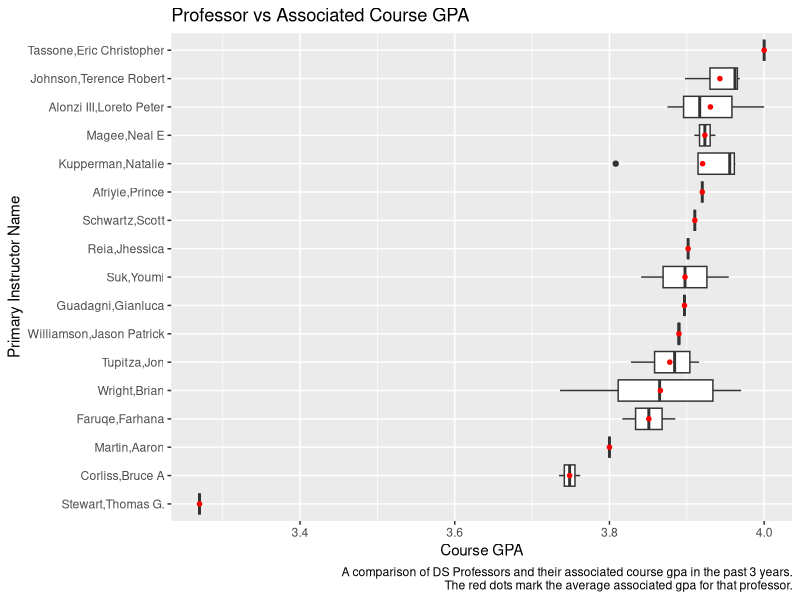
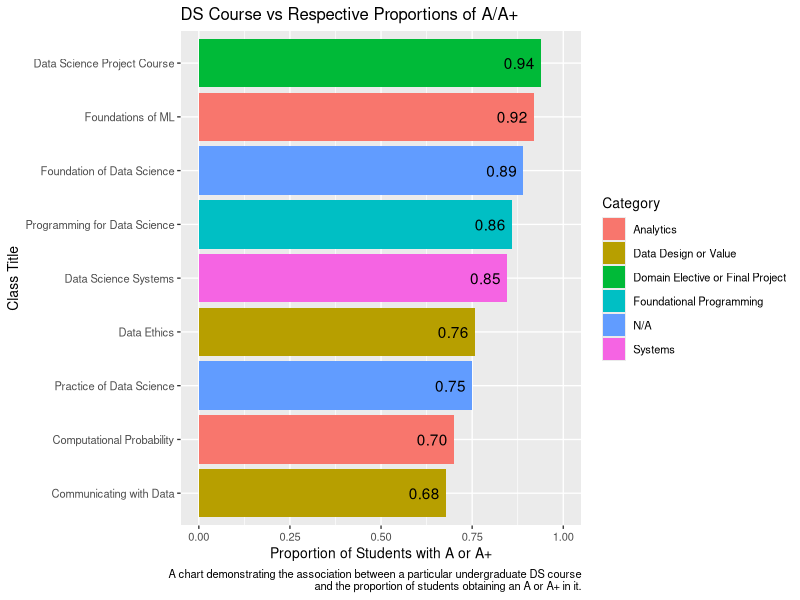
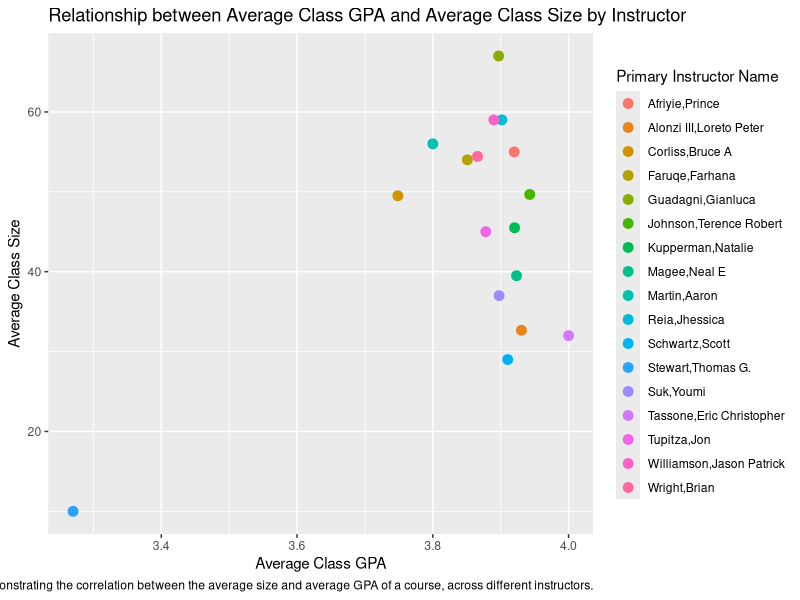
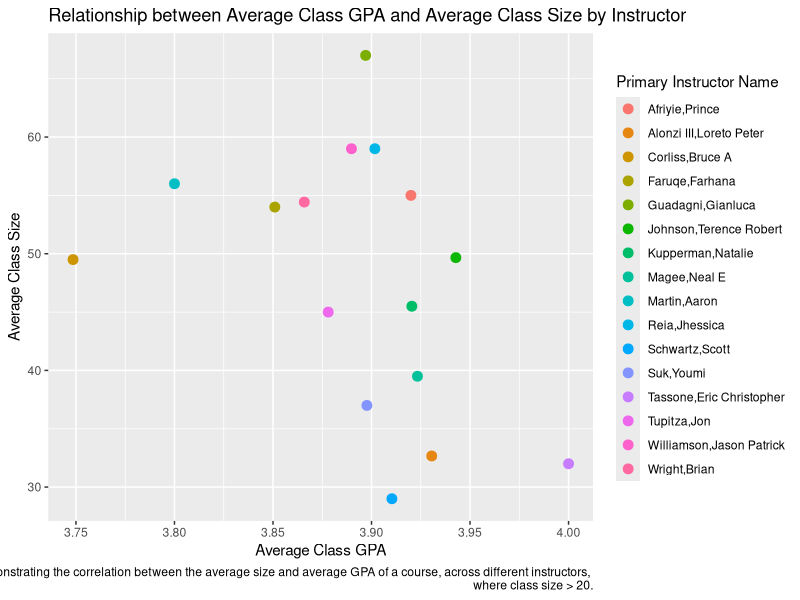
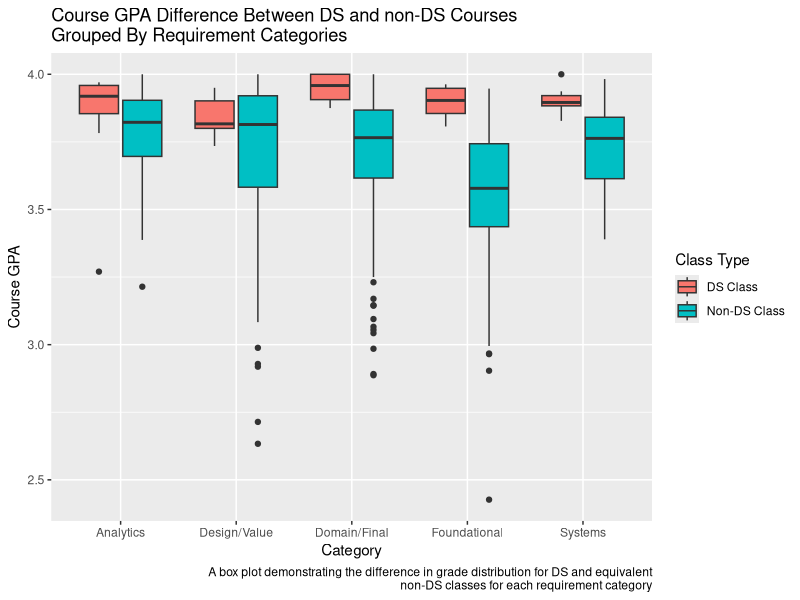
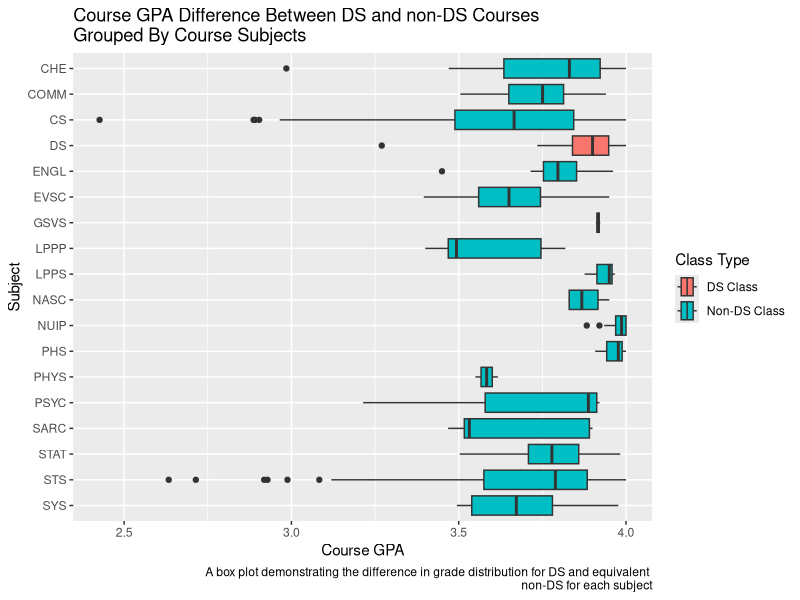

R code for these plots, in order:
## ---- chunk 1
knitr::opts_chunk$set(echo = TRUE)
## ---- chunk 2
library(readxl)
library(ggplot2)
library(tidyverse)
## ---- chunk 3
ds_courses <- read_excel("ds_courses.xlsx"); ds_courses
## ---- chunk 4
# filter for undergrad
ds_courses <- filter(ds_courses, `Catalog Number` < 5000); ds_courses 
## ---- chunk 5
# select relevant columns for all questions
ds_courses <- select(ds_courses, `Catalog Number`, `Class Title`, `Primary Instructor Name`, 
                     `Course GPA`, `# of Students`, `A+`, A); ds_courses
## ---- chunk 6
# Q1
prof_gpas <- ds_courses %>% select(`Primary Instructor Name`, `Course GPA`) %>%     
  group_by(`Primary Instructor Name`) %>%
  summarize(avg_gpa = mean(`Course GPA`)) %>% arrange(desc(avg_gpa)); prof_gpas

prof_order <- fct_rev(factor(prof_gpas$`Primary Instructor Name`, 
                             levels=prof_gpas$`Primary Instructor Name`)); prof_order

prof_order_plot <- factor(ds_courses$`Primary Instructor Name`, levels=prof_order)

ggplot(ds_courses, aes(x=`Course GPA`, y=fct_rev(prof_order_plot))) + 
  geom_boxplot() + stat_summary(fun=mean, geom="point", shape=20, size=2, color="red") + 
  labs(title="Professor vs Associated Course GPA",
       y="Primary Instructor Name",
       caption="A comparison of DS Professors and their associated course gpa in the past 3 years.
       The red dots mark the average associated gpa for that professor.")

## ---- chunk 7
# Q2
grpd_courses <- ds_courses %>% select(`Class Title`, `# of Students`, `A+`, A) %>% 
  group_by(`Class Title`) %>% summarize(
    avg_stud = mean(`# of Students`), 
    `avg_A+` = mean(`A+`),
    avg_A = mean(A)); grpd_courses

prob_A <- (grpd_courses$avg_A + grpd_courses$`avg_A+`) / grpd_courses$avg_stud; prob_A

grpd_courses <- grpd_courses %>% mutate(prob_A) %>% arrange(desc(prob_A)); grpd_courses

classes <- fct_rev(factor(grpd_courses$`Class Title`, levels=grpd_courses$`Class Title`))

category <- c("Domain Elective or Final Project", "Analytics", "N/A", "Foundational Programming", "Systems", "Data Design or Value", "N/A", "Analytics", "Data Design or Value")

ggplot(grpd_courses %>% mutate(category), aes(x=prob_A, y=classes, fill=category)) + geom_col() + xlim(0, 1) +
  theme_gray(base_size = 10) + geom_text(aes(label=format(round(prob_A, 2), nsmall = 2)), hjust=1.2) +
  labs(title="DS Course vs Respective Proportions of A/A+",
      x="Proportion of Students with A or A+",
      y="Class Title",
      caption="A chart demonstrating the association between a particular undergraduate DS course
      and the proportion of students obtaining an A or A+ in it.",
      fill="Category")

## ---- chunk 8
# Q3
# 3.1
gpa_vs_size <- ds_courses %>%
  group_by(`Primary Instructor Name`) %>%
  summarize(avg_gpa = mean(`Course GPA`),
            avg_size = mean(`# of Students`))

# Plotting
ggplot(gpa_vs_size, aes(x=avg_gpa, y=avg_size)) +
  geom_point(size = 3,aes(color=`Primary Instructor Name`)) +
  labs(x = "Average Class GPA", y = "Average Class Size", title = "Relationship between Average Class GPA and Average Class Size by Instructor", caption="A plot demonstrating the correlation between the average size and average GPA of a course, across different instructors.")
## ---- chunk 9
# 3.2
gpa_vs_size_2 <- ds_courses %>%
  filter(`# of Students` > 20) %>%
  group_by(`Primary Instructor Name`) %>%
  summarize(avg_gpa = mean(`Course GPA`),
            avg_size = mean(`# of Students`))

# Plotting
ggplot(gpa_vs_size_2, aes(x=avg_gpa, y=avg_size)) +
  geom_point(size = 3,aes(color=`Primary Instructor Name`)) +
  labs(x = "Average Class GPA", y = "Average Class Size", title = "Relationship between Average Class GPA and Average Class Size by Instructor", caption="A plot demonstrating the correlation between the average size and average GPA of a course, across different instructors, 
       where class size > 20.")
## ---- chunk 10
# Q4
all_courses <- read_excel("all_courses.xlsx"); all_courses
## ---- chunk 11
# select relevant columns for q4 and combine subject and catalog num
all_courses <- select(all_courses, `Subject`, `Catalog Number`, `Course GPA`); 
all_courses <- unite(all_courses, Course, Subject,`Catalog Number`, sep=" ", remove=FALSE)
all_courses
## ---- chunk 12
Fundamental = c("CS 1110", "CS 1111", "CS 1112", "CS 2110", "PHYS 1655", "CS 1113")
Analytics = c("CS 4774", "PSYC 5710", "STAT 5630")
Systems = c("CS 4750", "COMM 3220", "SYS 2202")
DesignValue = c("SARC 5400", "APMA 2500", "COMM 3810", "COMM 4520", "LPPP 4210", 
                "NASC 4200", "NUIP 3311", "LPPS 5360", "STS 4600", "NUIP 4311")
DomainFinal = c("BME 3636", "CHE 4561", "COMM 4351", "COMM 4230", "COMM 4520", "COMM 4522",
                "CS 3710", "CS 4501", "ENGL 3500", "EVSC 3020", "EVSC 4080", "EVSC 5040",
                "GSVS 4100", "PHS 3102", "STAT 4220", "STAT 4630", "STAT 4800", "STAT 4996")
## ---- chunk 13
# filter out irrelevant courses
all_courses <- filter(all_courses, substr(Course,1,2)=="DS" | match(Course, Fundamental)
                      | match(Course, Analytics) | match(Course, Systems)
                      | match(Course, DesignValue) | match(Course, DomainFinal))
all_courses
## ---- chunk 14
# create new column for category
all_courses <- mutate(all_courses, Category = case_when(
  Course %in% Fundamental | Course=="DS 1002" | Course=="DS 2001" ~ "Foundational",
  Course %in% Analytics | Course=="DS 2006" | Course=="DS 3001" | Course=="DS 3005"
  | Course=="DS 3006" ~ "Analytics",
  Course %in% Systems | Course=="DS 2002" | Course=="DS 3002" ~ "Systems",
  Course %in% DesignValue | Course=="DS 2003" | Course=="DS 2004" ~ "Design/Value",
  Course %in% DomainFinal | Course=="DS 4002" ~ "Domain/Final"
)) %>% drop_na(Category);
all_courses
## ---- chunk 15
# mark ds courses
all_courses <- mutate(all_courses, `Class Type` = if_else(substr(Course,1,2)=="DS", "DS Class", "Non-DS Class"))
all_courses
## ---- chunk 16
ggplot(all_courses, aes(fill=`Class Type`, y=`Course GPA`, x=Category)) + 
  geom_boxplot() + labs(title="Course GPA Difference Between DS and non-DS Courses \nGrouped By Requirement Categories", caption="A box plot demonstrating the difference in grade distribution for DS and equivalent\n non-DS classes for each requirement category")
## ---- chunk 17
ggplot(all_courses, aes(fill=`Class Type`, x=`Course GPA`, y=fct_rev(Subject))) + 
  geom_boxplot() + ggtitle("Course GPA Difference Between DS and non-DS Courses \nGrouped By Course Subjects") + labs(caption="A box plot demonstrating the difference in grade distribution for DS and equivalent \nnon-DS for each subject") + ylab("Subject")
